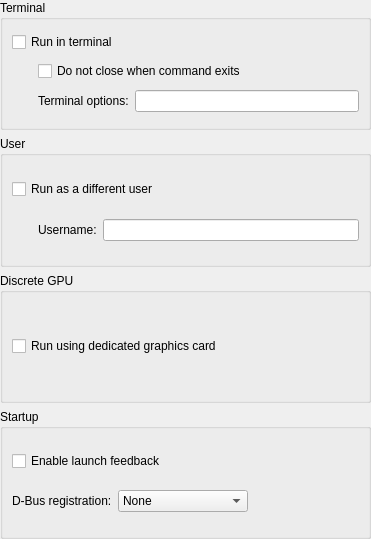
<?xml version="1.0" encoding="UTF-8"?>
<ui version="4.0">
 <class>KPropertiesDesktopAdvBase</class>
 <widget class="QWidget" name="KPropertiesDesktopAdvBase">
  <property name="geometry">
   <rect>
    <x>0</x>
    <y>0</y>
    <width>371</width>
    <height>539</height>
   </rect>
  </property>
  <layout class="QVBoxLayout">
   <property name="leftMargin">
    <number>0</number>
   </property>
   <property name="topMargin">
    <number>0</number>
   </property>
   <property name="rightMargin">
    <number>0</number>
   </property>
   <property name="bottomMargin">
    <number>0</number>
   </property>
   <item>
    <widget class="QGroupBox" name="buttonGroup2">
     <property name="title">
      <string comment="@title:group Title of a group that lets the user choose options about the terminal when launching a program">Terminal</string>
     </property>
     <layout class="QGridLayout">
      <item row="1" column="0" rowspan="2">
       <spacer>
        <property name="orientation">
         <enum>Qt::Horizontal</enum>
        </property>
        <property name="sizeType">
         <enum>QSizePolicy::Minimum</enum>
        </property>
        <property name="sizeHint" stdset="0">
         <size>
          <width>20</width>
          <height>20</height>
         </size>
        </property>
       </spacer>
      </item>
      <item row="0" column="0" colspan="3">
       <widget class="QCheckBox" name="terminalCheck">
        <property name="whatsThis">
         <string>Check this option if the application you want to run is a text mode application or if you want the information that is provided by the terminal emulator window.</string>
        </property>
        <property name="text">
         <string>Run in terminal</string>
        </property>
       </widget>
      </item>
      <item row="2" column="1">
       <widget class="QLabel" name="terminalEditLabel">
        <property name="text">
         <string>Terminal options:</string>
        </property>
        <property name="buddy">
         <cstring>terminalEdit</cstring>
        </property>
       </widget>
      </item>
      <item row="1" column="1" colspan="2">
       <widget class="QCheckBox" name="terminalCloseCheck">
        <property name="whatsThis">
         <string>Check this option if the text mode application offers relevant information on exit. Keeping the terminal emulator open allows you to retrieve this information.</string>
        </property>
        <property name="text">
         <string>Do not close when command exits</string>
        </property>
       </widget>
      </item>
      <item row="2" column="2">
       <widget class="QLineEdit" name="terminalEdit"/>
      </item>
     </layout>
    </widget>
   </item>
   <item>
    <widget class="QGroupBox" name="buttonGroup2_2">
     <property name="title">
      <string comment="@title:group Title of a group that lets the user choose which user to use when launching a program">User</string>
     </property>
     <layout class="QGridLayout">
      <item row="0" column="0" colspan="3">
       <widget class="QCheckBox" name="suidCheck">
        <property name="whatsThis">
         <string>Check this option if you want to run this application with a different user id. Every process has a different user id associated with it. This id code determines file access and other permissions. The password of the user is required to use this option.</string>
        </property>
        <property name="text">
         <string>Run as a different user</string>
        </property>
       </widget>
      </item>
      <item row="1" column="0">
       <spacer>
        <property name="orientation">
         <enum>Qt::Horizontal</enum>
        </property>
        <property name="sizeType">
         <enum>QSizePolicy::Minimum</enum>
        </property>
        <property name="sizeHint" stdset="0">
         <size>
          <width>20</width>
          <height>20</height>
         </size>
        </property>
       </spacer>
      </item>
      <item row="1" column="1">
       <widget class="QLabel" name="suidEditLabel">
        <property name="whatsThis">
         <string>Enter the user name you want to run the application as.</string>
        </property>
        <property name="text">
         <string>Username:</string>
        </property>
        <property name="buddy">
         <cstring>suidEdit</cstring>
        </property>
       </widget>
      </item>
      <item row="1" column="2">
       <widget class="KLineEdit" name="suidEdit">
        <property name="whatsThis">
         <string>Enter the user name you want to run the application as here.</string>
        </property>
       </widget>
      </item>
     </layout>
    </widget>
   </item>
   <item>
    <widget class="QGroupBox" name="discreteGpuGroupBox">
     <property name="title">
      <string>Discrete GPU</string>
     </property>
     <layout class="QVBoxLayout" name="verticalLayout">
      <item>
       <widget class="QCheckBox" name="discreteGpuCheck">
        <property name="text">
         <string>Run using dedicated graphics card</string>
        </property>
       </widget>
      </item>
     </layout>
    </widget>
   </item>
   <item>
    <widget class="QGroupBox" name="buttonGroup4">
     <property name="title">
      <string comment="@title:group Title of a group that lets the user choose options regarding program startup">Startup</string>
     </property>
     <layout class="QGridLayout">
      <item row="0" column="0" colspan="3">
       <widget class="QCheckBox" name="startupInfoCheck">
        <property name="whatsThis">
         <string>Check this option if you want to make clear that your application has started. This visual feedback may appear as a busy cursor or in the taskbar.</string>
        </property>
        <property name="text">
         <string>Enable launch feedback</string>
        </property>
       </widget>
      </item>
      <item row="1" column="2">
       <spacer>
        <property name="orientation">
         <enum>Qt::Horizontal</enum>
        </property>
        <property name="sizeType">
         <enum>QSizePolicy::Expanding</enum>
        </property>
        <property name="sizeHint" stdset="0">
         <size>
          <width>50</width>
          <height>20</height>
         </size>
        </property>
       </spacer>
      </item>
      <item row="1" column="1">
       <widget class="QComboBox" name="dbusCombo">
        <item>
         <property name="text">
          <string>None</string>
         </property>
        </item>
        <item>
         <property name="text">
          <string>Multiple Instances</string>
         </property>
        </item>
        <item>
         <property name="text">
          <string>Single Instance</string>
         </property>
        </item>
        <item>
         <property name="text">
          <string>Run Until Finished</string>
         </property>
        </item>
       </widget>
      </item>
      <item row="1" column="0">
       <widget class="QLabel" name="textLabel12">
        <property name="text">
         <string>D-Bus registration:</string>
        </property>
        <property name="buddy">
         <cstring>dbusCombo</cstring>
        </property>
       </widget>
      </item>
     </layout>
    </widget>
   </item>
  </layout>
 </widget>
 <customwidgets>
  <customwidget>
   <class>KLineEdit</class>
   <extends>QLineEdit</extends>
   <header>klineedit.h</header>
  </customwidget>
 </customwidgets>
 <resources/>
 <connections>
  <connection>
   <sender>terminalCheck</sender>
   <signal>toggled(bool)</signal>
   <receiver>terminalCloseCheck</receiver>
   <slot>setEnabled(bool)</slot>
   <hints>
    <hint type="sourcelabel">
     <x>47</x>
     <y>66</y>
    </hint>
    <hint type="destinationlabel">
     <x>56</x>
     <y>98</y>
    </hint>
   </hints>
  </connection>
  <connection>
   <sender>terminalCheck</sender>
   <signal>toggled(bool)</signal>
   <receiver>terminalEdit</receiver>
   <slot>setEnabled(bool)</slot>
   <hints>
    <hint type="sourcelabel">
     <x>197</x>
     <y>66</y>
    </hint>
    <hint type="destinationlabel">
     <x>373</x>
     <y>136</y>
    </hint>
   </hints>
  </connection>
  <connection>
   <sender>terminalCheck</sender>
   <signal>toggled(bool)</signal>
   <receiver>terminalEditLabel</receiver>
   <slot>setEnabled(bool)</slot>
   <hints>
    <hint type="sourcelabel">
     <x>115</x>
     <y>48</y>
    </hint>
    <hint type="destinationlabel">
     <x>115</x>
     <y>125</y>
    </hint>
   </hints>
  </connection>
  <connection>
   <sender>suidCheck</sender>
   <signal>toggled(bool)</signal>
   <receiver>suidEdit</receiver>
   <slot>setEnabled(bool)</slot>
   <hints>
    <hint type="sourcelabel">
     <x>27</x>
     <y>232</y>
    </hint>
    <hint type="destinationlabel">
     <x>122</x>
     <y>278</y>
    </hint>
   </hints>
  </connection>
  <connection>
   <sender>suidCheck</sender>
   <signal>toggled(bool)</signal>
   <receiver>suidEditLabel</receiver>
   <slot>setEnabled(bool)</slot>
   <hints>
    <hint type="sourcelabel">
     <x>92</x>
     <y>234</y>
    </hint>
    <hint type="destinationlabel">
     <x>78</x>
     <y>278</y>
    </hint>
   </hints>
  </connection>
 </connections>
</ui>
